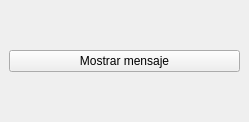
<?xml version="1.0" encoding="UTF-8"?>
<ui version="4.0">
 <class>MainWindow</class>
 <widget class="QMainWindow" name="MainWindow">
  <property name="geometry">
   <rect>
    <x>0</x>
    <y>0</y>
    <width>249</width>
    <height>122</height>
   </rect>
  </property>
  <property name="windowTitle">
   <string>MainWindow</string>
  </property>
  <widget class="QWidget" name="centralwidget">
   <layout class="QVBoxLayout" name="verticalLayout">
    <item>
     <widget class="QPushButton" name="mostrar">
      <property name="text">
       <string>Mostrar mensaje</string>
      </property>
     </widget>
    </item>
   </layout>
  </widget>
 </widget>
 <resources/>
 <connections/>
</ui>
